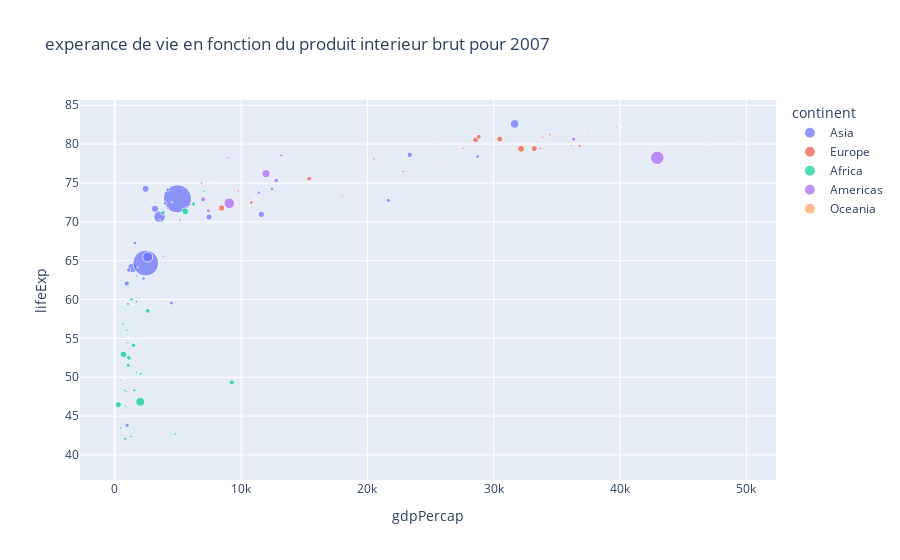

The cell this chart's notebook holds for it:
### Markdown cell above
## Tache 4 : GRAPHIQUES INTERACTIFS A BULLES (BUBBLE CHART)

### Code cell
# Répresentation d'une quatrième variable nuage de pointss precedent
px.scatter(gapminder2007, x = "gdpPercap",y="lifeExp",
           color = 'continent', 
           size = 'pop',
           title = "experance de vie en fonction du produit interieur brut pour 2007")
